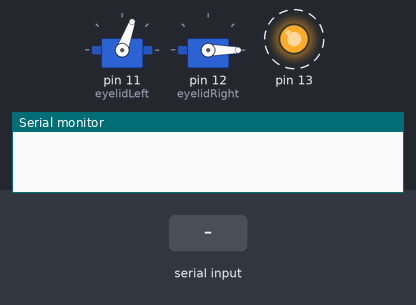
Bench run of a sketch on a simulated Arduino Mega 2560, built with avr-gcc and run on an emulated ATmega2560. On the bench: 2 × servo, output pins drawn as LEDs (lit = HIGH), the last lines printed to the serial monitor. Dashed ring = blinking. The inputs (shaded band) are chosen by the test bench. The audio player accepts every command and is not drawn.

Above: at 1.55 s.
1.8 s: "1" received over the second serial link
At 2.08 s:
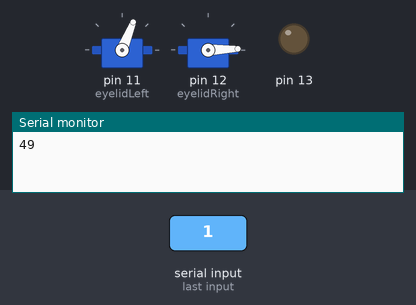
At 14.7 s:
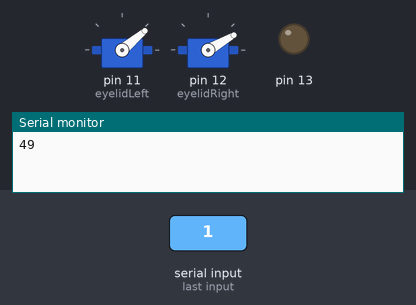
Timing chart, 0 to 37.0 s (numbered marks = the images above; inputs shaded):
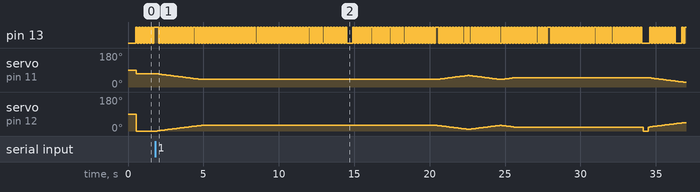

The sketch:

WRO_player_0.13.5.ino
```cpp
#include <DFRobotDFPlayerMini.h>

DFRobotDFPlayerMini myDFPlayer;

#include <Servo.h>

#define CLOSE_LEFT_EYE 70
#define CLOSE_RIGHT_EYE 0
#define DELTA_EYE 70

Servo eyelidLeft;
Servo eyelidRight;
Servo eyepupilLeft;
Servo eyepupilRight;

uint32_t myTimerEye = millis();
uint32_t myTimerCond = millis();


int currentPosition = 0;
int desiredPosition = 0;
int pos = 0;
int condition = 1, conditionOld = 0, conditionRec = 0;
int num = 0;
bool flag = 0;

void eye()
{
  if (currentPosition > desiredPosition)
    currentPosition -= 1;
  else if (currentPosition < desiredPosition)
    currentPosition += 1;

  eyelidLeft.write(CLOSE_LEFT_EYE - currentPosition);
  eyelidRight.write(CLOSE_RIGHT_EYE + currentPosition);
}

void right() {
  while (1)
  {
    for (pos = 0; pos <= 0; pos += 1) { // goes from 0 degrees to 180 degrees
      // in steps of 1 degree
      eyelidRight.write(pos);            // tell servo to go to position in variable 'pos'
      myDFPlayer.play(11);
      delay(300);    // waits 15 ms for the servo to reach the position

    }
    break;

  }
}

void setup()
{
  Serial.begin(9600);         //инициализируем UART USB
  Serial1.begin(9600);
  Serial2.begin(9600);    //инициализируем UART связи со светом
  Serial3.begin(9600);        //инициализируем UART связи с плеером
  myDFPlayer.begin(Serial3);  //инициализируем плеер
  myDFPlayer.volume(15);

  eyelidLeft.attach(11);      //инициализируем сервопривод левых век
  eyelidRight.attach(12);     //инициализируем сервопривод правых век

  myTimerEye = millis();        //Обнуляем таймер
  myTimerCond = millis();        //Обнуляем таймер

  pinMode(13, 1);
}

void loop()
{
  (millis() % 200 > 100) ? digitalWrite(13, 1) : digitalWrite(13, 0); //пример короткой записи if/else
  Serial.println();
  if (millis() - myTimerEye > 20)   //плавное движение серв
  {
    myTimerEye = millis();
    eye();
  }

  if (Serial2.available() > 0)
  {
    flag = 1;
  }
  if (flag == 1)
  {
    if (Serial2.available() > 0)
    {
      int num = Serial2.read();
      Serial.println(num);
      Serial2.write(num);
    }
    Serial2.write(num);
    //////////////////////////////////////////
    if (Serial1.available() > 0)
    {
      conditionRec = Serial1.read();
    }

    if (condition != conditionRec) {
      delay(100);
      Serial1.write(condition);         //отправляем состояние "приветствия" контроллеру управления светом
      //Serial.println(condition);
      conditionOld = condition;
    }

    if (Serial1.available() > 0)
    {
      condition = Serial1.read();
      Serial1.write(condition);
    }
    ///////////////////////////////////////

    switch (condition)
    {
      case 1:
        desiredPosition = 30;
        myDFPlayer.play(1);
        myTimerCond = millis();//привествие
        condition++;
        break;
      case 2:
        if (millis() - myTimerCond > 10000)
          condition++;
        break;
      case 3:
        myDFPlayer.play(2);             //я умею показывать различные эмоции
        myTimerCond = millis();
        condition++;
        break;
      case 4:
        if (millis() - myTimerCond > 4000) {
          condition++;
        }
        break;
      case 5:
        myDFPlayer.play(3);           //радость
        myTimerCond = millis();
        condition++;
        break;
      case 6:
        if (millis() - myTimerCond > 2000) {
          condition++;
        }
        break;
      case 7:
        myDFPlayer.play(4);          //грусть/
        myTimerCond = millis();
        condition++;
        break;
      case 8:
        if (millis() - myTimerCond > 2000) {
          condition++;
        }
        break;
      case 9:
        desiredPosition = -70;
        myDFPlayer.play(5);         //удивление
        myTimerCond = millis();
        condition++;
        break;
      case 10:
        if (millis() - myTimerCond > 2000) {
          condition++;
        }
        break;
      case 11:
        desiredPosition = 120;
        myDFPlayer.play(6);       //злость
        myTimerCond = millis();
        condition++;
        break;
      case 12:
        if (millis() - myTimerCond > 2000) {
          condition++;
        }
        break;
      case 13:
        desiredPosition = 20;
        myDFPlayer.play(7);     //смущение
        myTimerCond = millis();
        condition++;
        break;
      case 14:
        if (millis() - myTimerCond > 3000) {
          condition++;
        }
        break;
      case 15:
        myDFPlayer.play(8);    //нейтральное
        myTimerCond = millis();
        condition++;
        break;
      case 16:
        if (millis() - myTimerCond > 3000) {
          condition++;
        }
        break;
      case 17:
        myDFPlayer.play(9);    //А еще я умею
        myTimerCond = millis();
        condition++;
        break;
      case 18:
        if (millis() - myTimerCond > 3000) {
          condition++;
        }
        break;
      case 19:
        right();
        desiredPosition = 50;    //подмигивать
        myTimerCond = millis();
        condition++;
        break;
      case 20:
        if (millis() - myTimerCond > 3000) {
          condition++;
        }
        break;

        /* case 23:
           myDFPlayer.play(12);    //имитировать ходьбу
           condition++;
           break;
          case 24:
           if (millis() - myTimerCondw > 40000) {
             condition++;
           }
           break;*/
    }
  }

}

/*
   myDFPlayer.next();  //Play next mp3
   myDFPlayer.previous();  //Play previous mp3
   myDFPlayer.play(1);  //Play the first mp3
   myDFPlayer.loop(1);  //Loop the first mp3
   myDFPlayer.pause();  //pause the mp3
   myDFPlayer.start();  //start the mp3 from the pause
   myDFPlayer.playFolder(15, 4);  //play specific mp3 in SD:/15/004.mp3; Folder Name(1~99); File Name(1~255)
   myDFPlayer.enableLoopAll(); //loop all mp3 files.
   myDFPlayer.disableLoopAll(); //stop loop all mp3 files.
   myDFPlayer.playMp3Folder(4); //play specific mp3 in SD:/MP3/0004.mp3; File Name(0~65535)
   myDFPlayer.advertise(3); //advertise specific mp3 in SD:/ADVERT/0003.mp3; File Name(0~65535)
   myDFPlayer.stopAdvertise(); //stop advertise
   myDFPlayer.playLargeFolder(2, 999); //play specific mp3 in SD:/02/004.mp3; Folder Name(1~10); File Name(1~1000)
   myDFPlayer.loopFolder(5); //loop all mp3 files in folder SD:/05.
   myDFPlayer.randomAll(); //Random play all the mp3.
   myDFPlayer.enableLoop(); //enable loop.
   myDFPlayer.disableLoop(); //disable loop.
*/
```

Measured:
- after the input at 1.8 s, servo on pin 11 (eyelidLeft): 70° → 69° after 0.14 s, → 68° 0.10 s later, → 67° 0.10 s later, → 66° 0.10 s later, … (107 changes in this stretch); servo on pin 12 (eyelidRight): 0° → 1° after 0.14 s, → 2° 0.10 s later, → 3° 0.10 s later, → 4° 0.10 s later, … (108 changes in this stretch)
